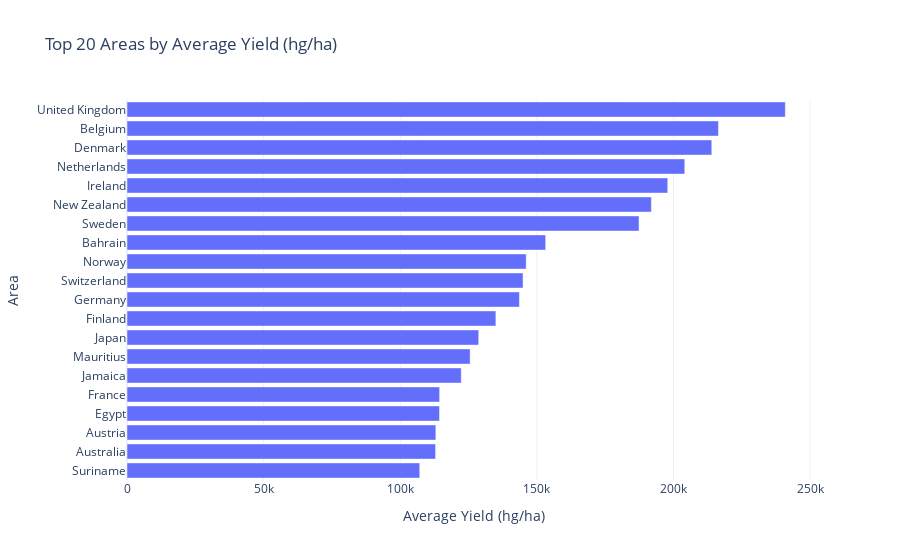

The notebook cell this image was saved under:
### Code cell
if not df.empty:
    # Get average yield per Area (Top 20)
    avg_yield_area = df_cleaned.groupby('Area')['hg/ha_yield'].mean().sort_values(ascending=False).head(20).reset_index()
    
    fig = px.bar(avg_yield_area,
                 x='hg/ha_yield',
                 y='Area',
                 orientation='h',
                 title='Top 20 Areas by Average Yield (hg/ha)',
                 labels={'hg/ha_yield': 'Average Yield (hg/ha)', 'Area': 'Area'})
    fig.update_layout(yaxis={'categoryorder':'total ascending'})
    fig.show()

### Figure 1 — Plotly figure (JSON) as saved in the notebook; plotly's stock layout.template omitted (floating-point values rounded to 4 significant figures)
{"data": [{"hovertemplate": "Average Yield (hg/ha)=%{x}<br>Area=%{y}<extra></extra>", "legendgroup": "", "marker": {"color": "#636efa", "pattern": {"shape": ""}}, "name": "", "orientation": "h", "showlegend": false, "textposition": "auto", "type": "bar", "x": [241000.0, 216500.0, 214000.0, 204200.0, 197900.0, 191900.0, 187400.0, 153200.0, 146100.0, 145000.0, 143600.0, 135000.0, 128700.0, 125600.0, 122300.0, 114400.0, 114400.0, 113000.0, 113000.0, 107100.0], "xaxis": "x", "y": ["United Kingdom", "Belgium", "Denmark", "Netherlands", "Ireland", "New Zealand", "Sweden", "Bahrain", "Norway", "Switzerland", "Germany", "Finland", "Japan", "Mauritius", "Jamaica", "France", "Egypt", "Austria", "Australia", "Suriname"], "yaxis": "y"}], "layout": {"barmode": "relative", "legend": {"tracegroupgap": 0}, "title": {"text": "Top 20 Areas by Average Yield (hg/ha)"}, "xaxis": {"anchor": "y", "domain": [0, 1], "title": {"text": "Average Yield (hg/ha)"}}, "yaxis": {"anchor": "x", "categoryorder": "total ascending", "domain": [0, 1], "title": {"text": "Area"}}}}
